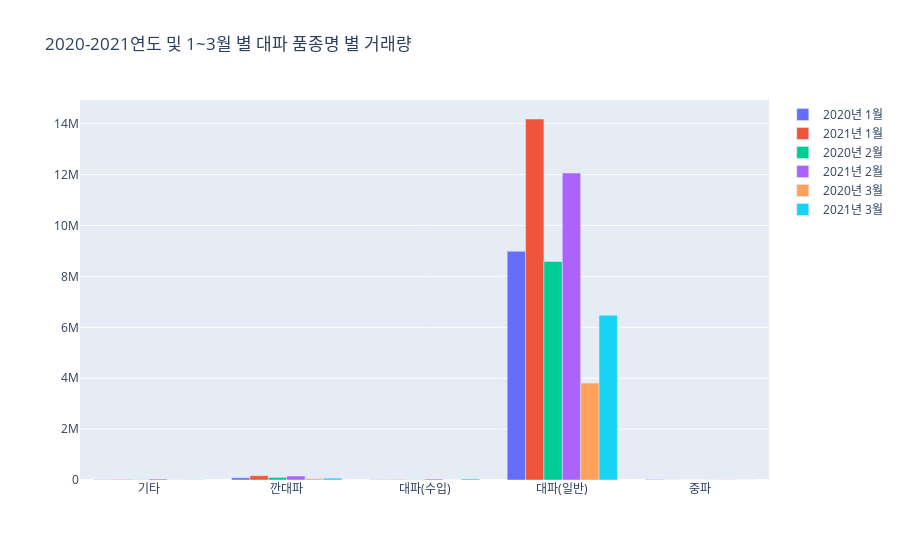

This figure's notebook cell:
### Code cell
trace1 = go.Bar(x=result5['품종명'], y=result5['202001'], name='2020년 1월')
trace2 = go.Bar(x=result5['품종명'], y=result5['202101'], name='2021년 1월')
trace3 = go.Bar(x=result5['품종명'], y=result5['202002'], name='2020년 2월')
trace4 = go.Bar(x=result5['품종명'], y=result5['202102'], name='2021년 2월')
trace5 = go.Bar(x=result5['품종명'], y=result5['202003'], name='2020년 3월')
trace6 = go.Bar(x=result5['품종명'], y=result5['202103'], name='2021년 3월')


data = [trace1,trace2, trace3, trace4,trace5,trace6]
layout = go.Layout(title='2020-2021연도 및 1~3월 별 대파 품종명 별 거래량')
fig = go.Figure(data=data, layout=layout)
pyo.iplot(fig)

### Figure 1 — Plotly figure (JSON) as saved in the notebook; plotly's stock layout.template omitted (floating-point values rounded to 4 significant figures)
{"data": [{"name": "2020년 1월", "type": "bar", "x": ["기타", "깐대파", "대파(수입)", "대파(일반)", "중파"], "y": [11304, 87078, 10463, 8988171, 17599]}, {"name": "2021년 1월", "type": "bar", "x": ["기타", "깐대파", "대파(수입)", "대파(일반)", "중파"], "y": [19936, 168398, 15754, 14187880, 2620]}, {"name": "2020년 2월", "type": "bar", "x": ["기타", "깐대파", "대파(수입)", "대파(일반)", "중파"], "y": [10554, 102213, 5817, 8592145, 1918]}, {"name": "2021년 2월", "type": "bar", "x": ["기타", "깐대파", "대파(수입)", "대파(일반)", "중파"], "y": [38808, 157174, 37299, 12063420, 2704]}, {"name": "2020년 3월", "type": "bar", "x": ["기타", "깐대파", "대파(수입)", "대파(일반)", "중파"], "y": [4774, 50127, 2848, 3807773, 7450]}, {"name": "2021년 3월", "type": "bar", "x": ["기타", "깐대파", "대파(수입)", "대파(일반)", "중파"], "y": [8574, 71594, 42860, 6476682, 1950]}], "layout": {"title": {"text": "2020-2021연도 및 1~3월 별 대파 품종명 별 거래량"}}}
